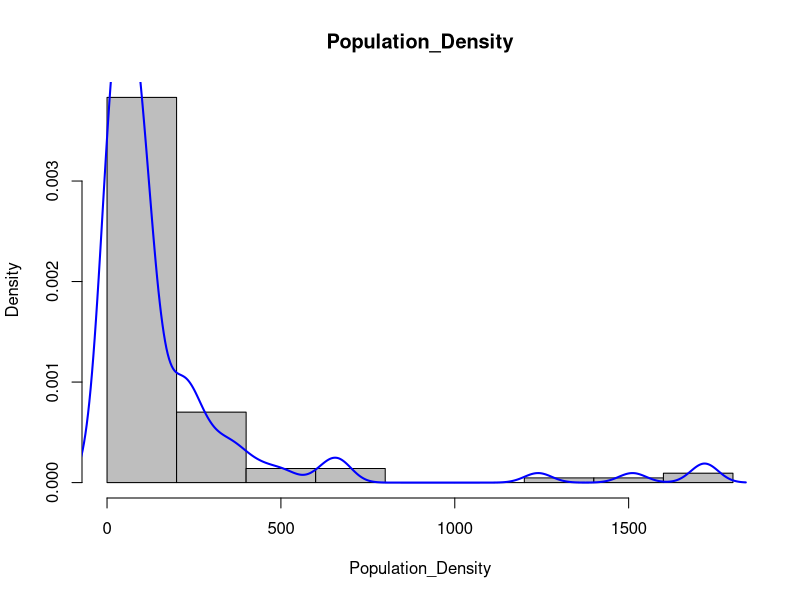
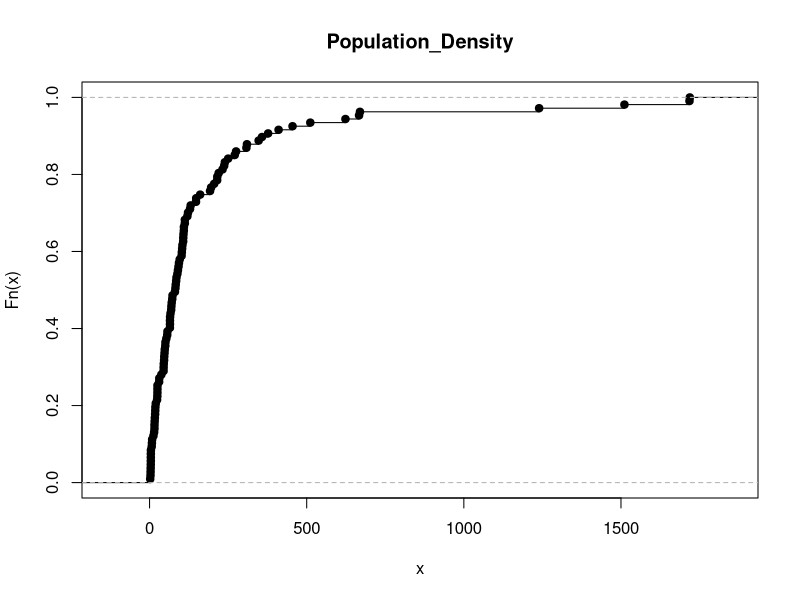
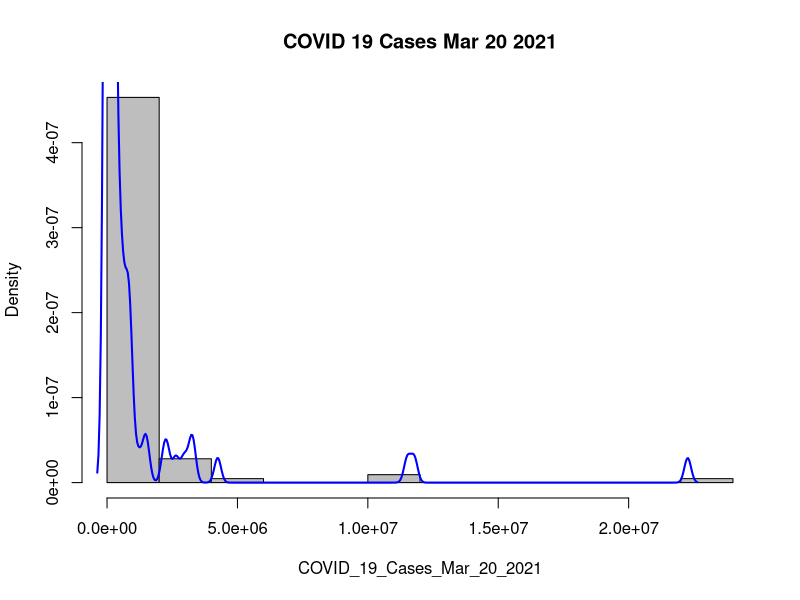
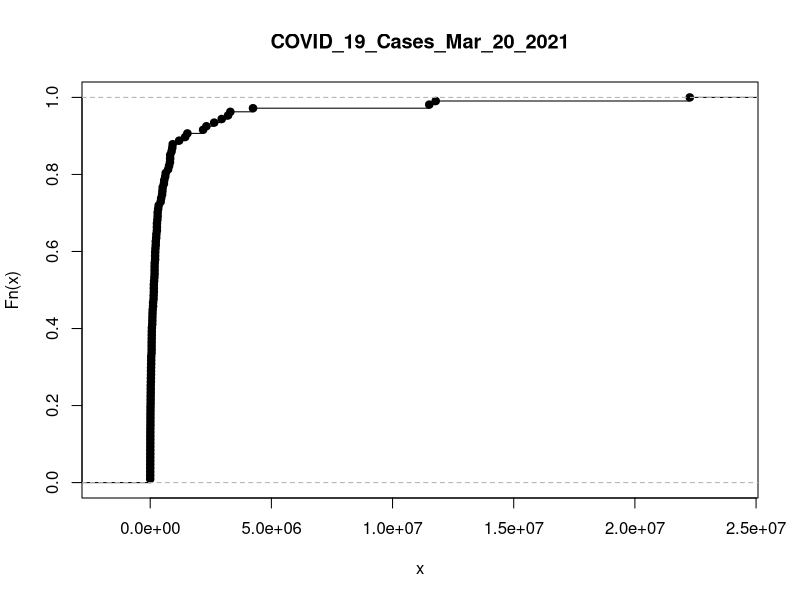
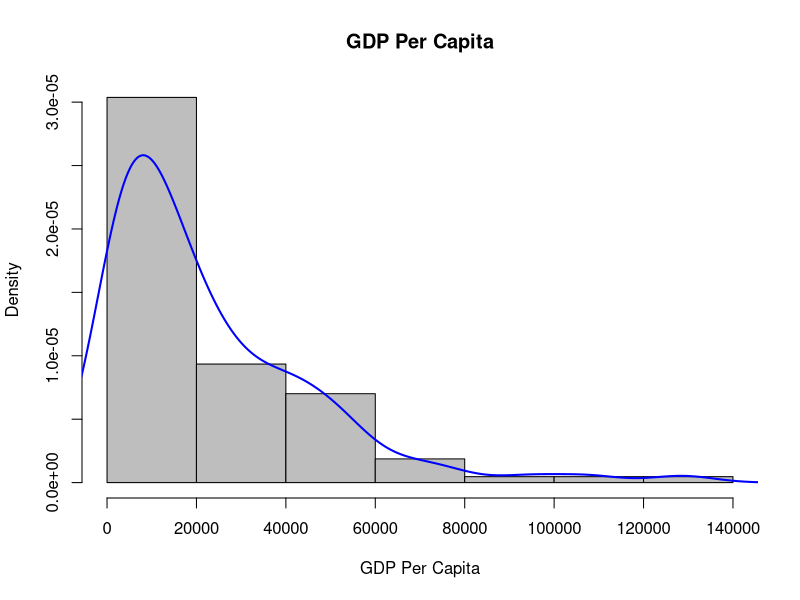
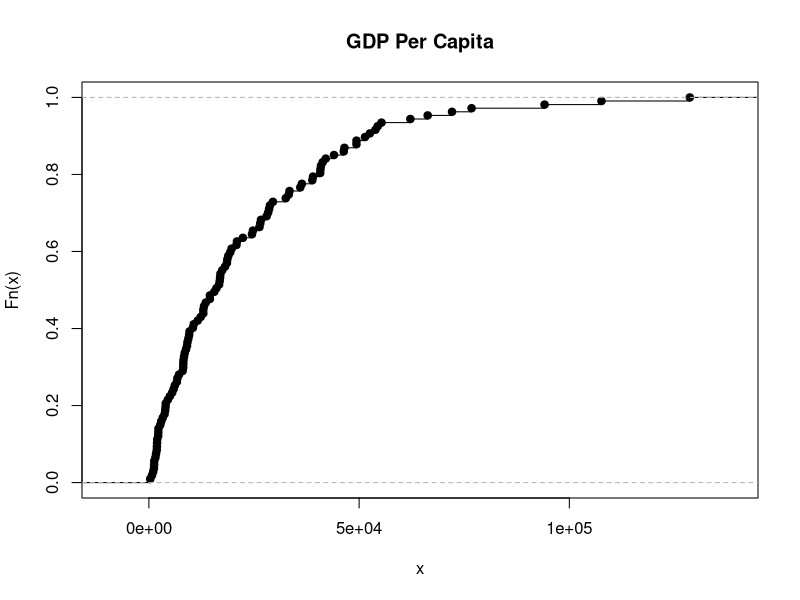
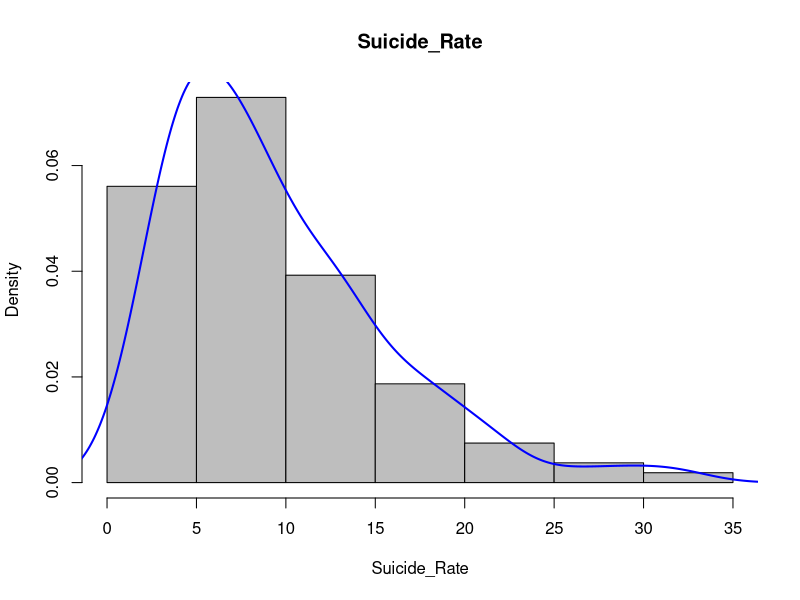
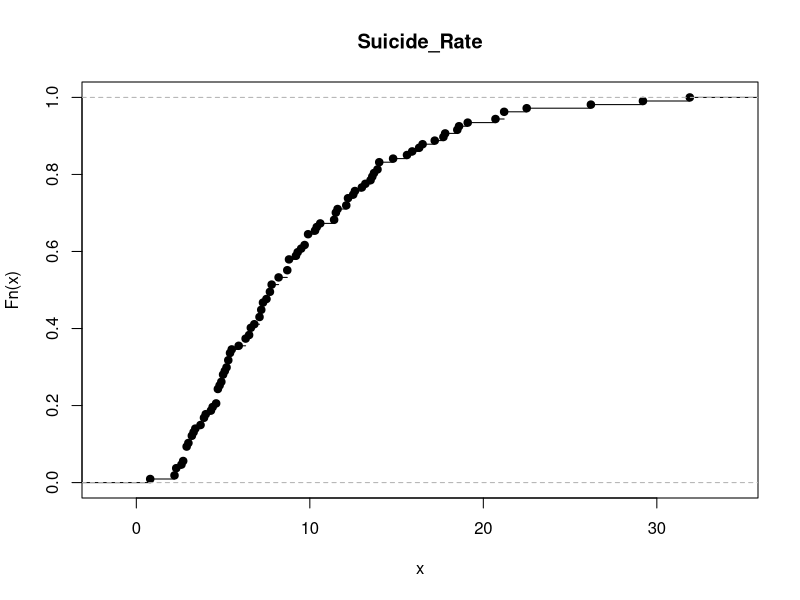

These charts were generated, in order, by the following R code:

#import libraries
library(dplyr)
library(e1071)  # For skewness calculation
library(ggplot2)
library(data.table)

#import data
covid_data <- fread("covid.csv", select = 1:11)
names(covid_data)
#create an output folder
if (!dir.exists("output")) {
  dir.create("output")
}
#data processing
names(covid_data) <- gsub(" ", "_", names(covid_data))
#change data columns
# Assuming your dataframe is named df
names(covid_data) <- c(
  "Country",
  "GDP_Per_Capita",
  "Population_Density",
  "Total_Alcohol_Consumption_Per_Capita",
  "Suicide_Rate",
  "Continent",
  "Deaths_From_Smoking",
  "Drug_Legalization_Medical",  # Binary: 1 for yes, 0 for no
  "Compulsory_Military_Service", # Binary: 1 for yes, 0 for no
  "COVID_19_Cases_Mar_20_2021",
  "COVID_19_Deaths_Mar_20_2021"
)

##--------------------------------------------------------------------Q4------------------------------------------------------------##
plot_and_save <- function(df, x, y, name_file, xlabel, y_label) {
  # Function description
  'The function gets a dataset, x and y, and saves a scatter plot.'
  
  # Define the path and name of the output file
  png(file = paste0("output/", name_file, ".png"), width = 800, height = 600)
  
  # Adjust margins (bottom, left, top, right)
  par(mar = c(5, 5, 4, 2) + 0.1)  # Adjust margins; you might need to tweak these values
  
  # Fit a linear model
  model <- lm(df[[y]] ~ df[[x]], data = df)
  
  # Get the R-squared value from the summary
  summary_model <- summary(model)
  r_squared <- summary_model$r.squared
  
  # Calculate the correlation coefficient
  correlation_coefficient <- cor(df[[x]], df[[y]])
  
  # Create the plot using the specified data frame columns
  plot(df[[x]], df[[y]],
       xlab = xlabel,        # X-axis label
       ylab = y_label,       # Y-axis label
       pch = 19,             # Type of point; 19 is a solid circle
       col = rgb(0, 0, 1, 0.5),  # Blue color with transparency
       cex = 1.5,            # Size of the points
       cex.lab = 2.2,        # Increase the font size of the axis labels
       cex.axis = 1.2,       # Increase the font size of the axis tick marks
       cex.main = 2.5        # Increase the font size of the main title
  )
  
  # Add text to the plot with R-squared and correlation coefficient
  legend("topright", 
         legend = c(paste("R = ", format(correlation_coefficient, digits = 2))),
         cex = 3,          # Increase the size of the text in the legend
         bty = "n")          # No box around the legend
  
  # Close the device driver to save the file
  dev.off()
}

# alcohol cosumtion vs COVID_19_Deaths_Mar_20_2021
plot_and_save(
  df = covid_data,         # Data frame name
  x = "Total_Alcohol_Consumption_Per_Capita", # Column for x-axis
  y = "COVID_19_Deaths_Mar_20_2021",    # Column for y-axis
  name_file = "Total_Alcohol_Consumption_Per_Capita vs COVID_19_Deaths_Mar_20_2021",     # File name for the plot image
  xlabel = "Total Alcohol Consumption Per Capita", # Label for the x-axis
  y_label = "COVID_19 Deaths Mar 2021"     # Label for the y-axis
)



# alcohol cosumtion vs Suicide_Rate
plot_and_save(
  df = covid_data,         # Data frame name
  x = "Total_Alcohol_Consumption_Per_Capita", # Column for x-axis
  y = "Suicide_Rate",    # Column for y-axis
  name_file = "Total_Alcohol_Consumption_Per_Capita vs Suicide_Rate",     # File name for the plot image
  xlabel = "Total Alcohol Consumption Per Capita", # Label for the x-axis
  y_label = "Suicide Rate"     # Label for the y-axis
)


# density vs gdp
plot_and_save(
  df = covid_data,         # Data frame name
  x = "Population_Density", # Column for x-axis
  y = "GDP_Per_Capita",    # Column for y-axis
  name_file = "Population_Density vs GDP_Per_Capita",     # File name for the plot image
  xlabel = "Population Density", # Label for the x-axis
  y_label = "GDP per Capita"     # Label for the y-axis
)

# density vs Suicide_Rate
plot_and_save(
  df = covid_data,         # Data frame name
  x = "COVID_19_Cases_Mar_20_2021", # Column for x-axis
  y = "Suicide_Rate",    # Column for y-axis
  name_file = "Population_Density vs Suicide_Rate",     # File name for the plot image
  xlabel = "Population Density", # Label for the x-axis
  y_label = "Suicide Rate"     # Label for the y-axis
)

# gdp vs Suicide_Rate
plot_and_save(
  df = covid_data,         # Data frame name
  x = "GDP_Per_Capita", # Column for x-axis
  y = "Suicide_Rate",    # Column for y-axis
  name_file = "GDP_Per_Capita vs Suicide_Rate",     # File name for the plot image
  xlabel ="GDP per Capita", # Label for the x-axis
  y_label = "Suicide Rate"     # Label for the y-axis
)

# Deaths_From_Smoking vs Suicide_Rate
plot_and_save(
  df = covid_data,         # Data frame name
  x = "GDP_Per_Capita", # Column for x-axis
  y = "Total_Alcohol_Consumption_Per_Capita",    # Column for y-axis
  name_file = "GDP_Per_Capita vs Total Alcohol Consumption",     # File name for the plot image
  xlabel = "GDP per Capita", # Label for the x-axis
  y_label = "Total Alcohol Consumption Per Capita"     # Label for the y-axis
)



# GDP_Per_Capita vs COVID_19_Deaths_Mar_20_2021
plot_and_save(
  df = covid_data,         # Data frame name
  x = "Deaths_From_Smoking", # Column for x-axis
  y = "COVID_19_Deaths_Mar_20_2021",    # Column for y-axis
  name_file = "Deaths_From_Smoking vs COVID_19_Deaths_Mar_20_2021",     # File name for the plot image
  xlabel =  "Deaths From Smoking", # Label for the x-axis
  y_label = "COVID_19 Deaths Mar 2021"     # Label for the y-axis
)



# GDP_Per_Capita vs COVID_19_Deaths_Mar_20_2021
plot_and_save(
  df = covid_data,         # Data frame name
  x = "GDP_Per_Capita", # Column for x-axis
  y = "COVID_19_Deaths_Mar_20_2021",    # Column for y-axis
  name_file = "GDP_Per_Capita vs COVID_19_Deaths_Mar_20_2021",     # File name for the plot image
  xlabel =  "GDP Per Capita", # Label for the x-axis
  y_label = "COVID_19 Deaths Mar 2021"     # Label for the y-axis
)



##--------------------------------------------------------------------Q5------------------------------------------------------------##




# Selecting only continuous variables
continuous_vars <- covid_data %>% select(
  GDP_Per_Capita,
  Population_Density,
  Total_Alcohol_Consumption_Per_Capita,
  Suicide_Rate,
  Deaths_From_Smoking,
  COVID_19_Cases_Mar_20_2021,
  COVID_19_Deaths_Mar_20_2021
)

# Calculating descriptive statistics
descriptive_stats <- continuous_vars %>% summarise_all(
  list(
    mean = ~mean(., na.rm = TRUE),
    median = ~median(., na.rm = TRUE),
    sd = ~sd(., na.rm = TRUE),
    IQR = ~IQR(., na.rm = TRUE),
    skewness = ~skewness(., na.rm = TRUE)
  )
)

# Print the results
write.csv(descriptive_stats, "output/descriptive_stats.csv", row.names = FALSE)


# Split data into two groups based on Compulsory Military Service
grouped_data <- covid_data %>%
  group_by(Compulsory_Military_Service) %>%
  summarise(
    mean = mean(COVID_19_Cases_Mar_20_2021, na.rm = TRUE),
    median = median(COVID_19_Cases_Mar_20_2021, na.rm = TRUE),
    sd = sd(COVID_19_Cases_Mar_20_2021, na.rm = TRUE),
    skewness = skewness(COVID_19_Cases_Mar_20_2021, na.rm = TRUE),
    IQR = IQR(COVID_19_Cases_Mar_20_2021, na.rm = TRUE)
  )

# Print the results
write.csv(grouped_data, "output/Compulsory_Military_Service_descriptive_stats.csv", row.names = FALSE)


##----------------------------------------------Q6----------------------------------------##
library(ggplot2)
library(dplyr)
library(tidyr)

theme(
  text = element_text(size = 16),  # Base text size
  axis.text.x = element_text(size = 18, angle = 45, hjust = 1),  # X-axis text size
  axis.text.y = element_text(size = 18),  # Y-axis text size
  axis.title = element_text(size = 20),  # Axis titles size
  plot.title = element_text(size = 22)  # Plot title size
)
library(ggplot2)
library(dplyr)
library(tidyr)

features <- c("GDP_Per_Capita", "Population_Density", 
              "Suicide_Rate", "Deaths_From_Smoking", "COVID_19_Cases_Mar_20_2021",
              "COVID_19_Deaths_Mar_20_2021", "Total_Alcohol_Consumption_Per_Capita")

outliers_info <- data.frame(Feature = character(), Outlier_Index = integer(), Outlier_Value = numeric(), Deviation = numeric(), stringsAsFactors = FALSE)

for (feature in features) {
  p <- ggplot(covid_data, aes_string(x = "factor(1)", y = feature)) +
    geom_boxplot(outlier.colour = "red", outlier.shape = 1) +
    labs(title = paste("Boxplot of", feature), x = "", y = feature) +
    theme(text = element_text(size = 16),
          axis.text.x = element_text(size = 18, angle = 45, hjust = 1),
          axis.text.y = element_text(size = 18),
          axis.title = element_text(size = 20),
          plot.title = element_text(size = 22))
  
  ggsave(paste0("output/", feature, "_boxplot.png"), plot = p, width = 8, height = 6, dpi = 300)
  
  Q1 <- quantile(covid_data[[feature]], 0.25, na.rm = TRUE)
  Q3 <- quantile(covid_data[[feature]], 0.75, na.rm = TRUE)
  IQR <- Q3 - Q1
  lower_bound <- Q1 - 1.5 * IQR
  upper_bound <- Q3 + 1.5 * IQR
  
  outlier_indices <- which(covid_data[[feature]] < lower_bound | covid_data[[feature]] > upper_bound)
  outlier_values <- covid_data[[feature]][outlier_indices]
  deviations <- ifelse(outlier_values < lower_bound, abs(outlier_values - lower_bound), abs(outlier_values - upper_bound))
  
  # Create a temporary data frame only if there are outliers
  if (length(outlier_indices) > 0) {
    temp_df <- data.frame(Feature = rep(feature, length(outlier_indices)), 
                          Outlier_Index = outlier_indices, 
                          Outlier_Value = outlier_values, 
                          Deviation = deviations, 
                          stringsAsFactors = FALSE)
  } else {
    # Insert NA to maintain the structure in case there are no outliers
    temp_df <- data.frame(Feature = feature, 
                          Outlier_Index = NA, 
                          Outlier_Value = NA, 
                          Deviation = NA, 
                          stringsAsFactors = FALSE)
  }
  
  outliers_info <- rbind(outliers_info, temp_df)
}




#change outliers values
covid_data$Deaths_From_Smoking[c(27, 52)] <- 227477.4
covid_data$Population_Density[c(99)] <- 1718



##----------------------------------------------Q7----------------------------------------##


hist(covid_data$Population_Density,prob=TRUE, main='Population_Density',xlab = 'Population_Density',col="grey") 
lines(density(covid_data$Population_Density),col="blue",lwd=2)
plot(ecdf(covid_data$Population_Density),  main='Population_Density') 

hist(covid_data$COVID_19_Cases_Mar_20_2021,prob=TRUE, main='COVID 19 Cases Mar 20 2021',xlab = 'COVID_19_Cases_Mar_20_2021',col="grey") 
lines(density(covid_data$COVID_19_Cases_Mar_20_2021),col="blue",lwd=2)
plot(ecdf(covid_data$COVID_19_Cases_Mar_20_2021),  main='COVID_19_Cases_Mar_20_2021') 

hist(covid_data$GDP_Per_Capita,prob=TRUE, main='GDP Per Capita',xlab = 'GDP Per Capita',col="grey")
lines(density(covid_data$GDP_Per_Capita),col="blue",lwd=2)
plot(ecdf(covid_data$GDP_Per_Capita),  main='GDP Per Capita') 

hist(covid_data$Suicide_Rate,prob=TRUE, main='Suicide_Rate',xlab = 'Suicide_Rate',col="grey")
lines(density(covid_data$Suicide_Rate),col="blue",lwd=2)
plot(ecdf(covid_data$Suicide_Rate),  main='Suicide_Rate') 


##----------------------------------------------Q8----------------------------------------##

# Ensure consistent column names
# scatter plot (Drug_Legalization_Medical, Total_Alcohol_Consumption_Per_Capita, GDP_Per_Capita)
plot <- ggplot(covid_data, aes(x = GDP_Per_Capita, y = Total_Alcohol_Consumption_Per_Capita, color = Drug_Legalization_Medical)) +
  geom_point() +
  xlab("GDP Per Capita") +
  ylab("Total Alcohol Consumption") +
  theme_bw() +
  labs(title = "Total Alcohol Consumption & GDP Per Capita")

# Linear model
model <- lm(GDP_Per_Capita ~ Total_Alcohol_Consumption_Per_Capita + Drug_Legalization_Medical, data = covid_data)
summary(model)

# Correlation matrix
correlation_matrix <- cor(covid_data[, c("Drug_Legalization_Medical", "Total_Alcohol_Consumption_Per_Capita", "GDP_Per_Capita")], use = "complete.obs")
print(correlation_matrix)

# Print plot
print(plot)


##----------------------------------------------Q9----------------------------------------##


# Create a table of counts for Drug_Legalization_Medical and Continent
counts <- table(covid_data$Continent, covid_data$Drug_Legalization_Medical)

# Define colors for each Drug_Legalization_Medical
colors <- c("red", "green") # You can change these colors as per your preference

# Plot the mosaic plot with different colors for each Drug legalization
mosaicplot(counts, xlab='Continent', ylab='Drug legalization', main='Continent - Drug legalization', color=colors)

# Convert 'Drug_Legalization_Medical' variable to factor
covid_data$Drug_Legalization_Medical <- as.factor(covid_data$Drug_Legalization_Medical)

# Plot density curves for each Drug_Legalization_Medical
ggplot(covid_data, aes(x = GDP_Per_Capita, color = Drug_Legalization_Medical)) +
  geom_density(alpha = 0.4) +
  labs(title = "GDP by Drug legalization") +
  scale_color_manual(values = c("black", "red"))  # Assigning colors to genders


##----------------------------------------------Q10----------------------------------------##


#--------Q10 A

# Create frequency and relative frequency table for Compulsory_Military_Service
table1 <- table(covid_data$Compulsory_Military_Service)
relative_freq <- prop.table(table1)

# Combine frequency and relative frequency into a data frame
table1_df <- data.frame(
  Value = names(table1),
  Frequency = as.integer(table1),
  `Relative Frequency` = as.numeric(relative_freq)
)

# Print the frequency table
print(table1_df)

#--------Q10 B

# Create frequency and relative frequency table for Drug_Legalization_Medical
table1 <- table(covid_data$Drug_Legalization_Medical)
relative_freq <- prop.table(table1)

# Combine frequency and relative frequency into a data frame
table1_df <- data.frame(
  Value = names(table1),
  Frequency = as.integer(table1),
  `Relative Frequency` = as.numeric(relative_freq)
)

# Print the frequency table
print(table1_df)



#-------------Q10C---------------#


covid_data$categorical_Drug_Legalization_Medical<-ifelse(covid_data$Drug_Legalization_Medical>0.5,'Legalization', 'Non-Legalization')
table3<-covid_data%>%select(Compulsory_Military_Service,categorical_Drug_Legalization_Medical)%>%table()
table4<-data.frame(table3)
table4$relative <- (table4$Freq) / sum(table4$Freq)
print(table4)
